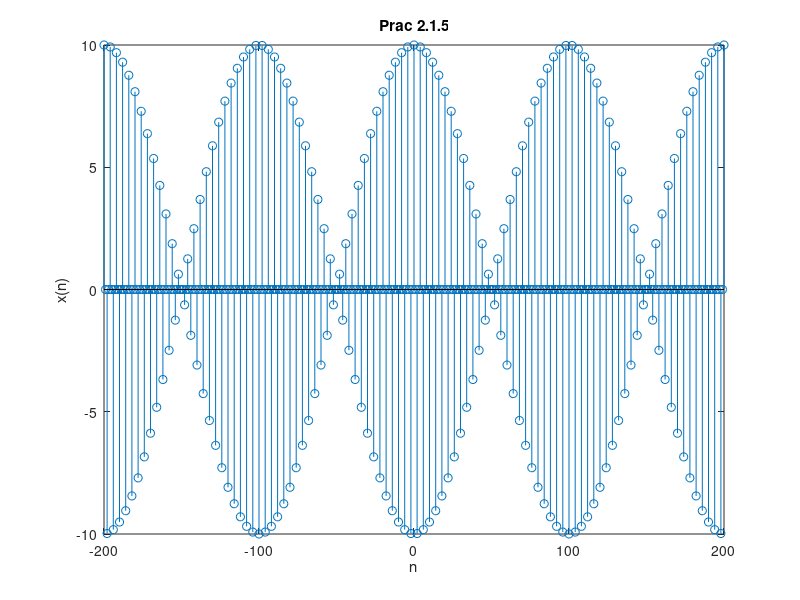

This chart was generated by the following MATLAB code:
% 한밭대학교 20191780 육정훈

n = -200:200;
x = 5 * (cos(0.49 * pi * n) + cos(0.51 * pi * n));

stem(n, x); title('Prac 2.1.5'); xlabel('n'); ylabel('x(n)');

